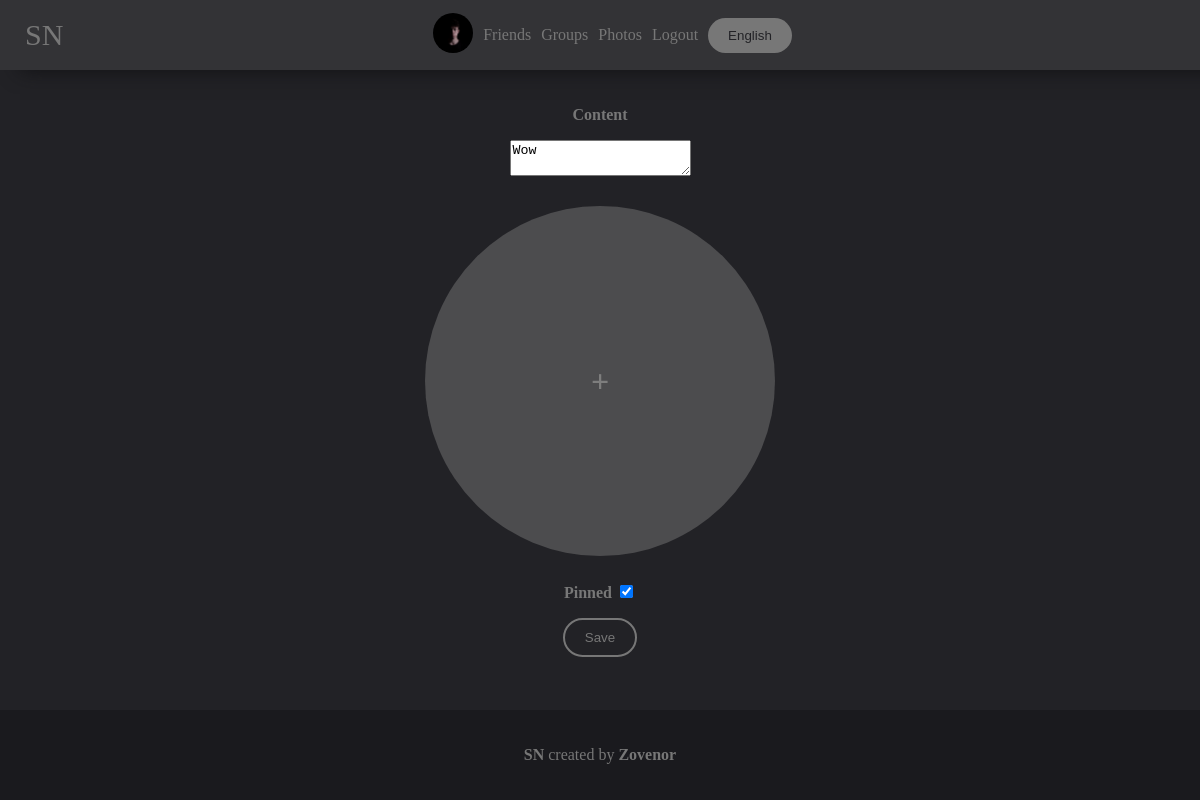
Page /edit_post?post=5 (signed in) on the earlier database version.
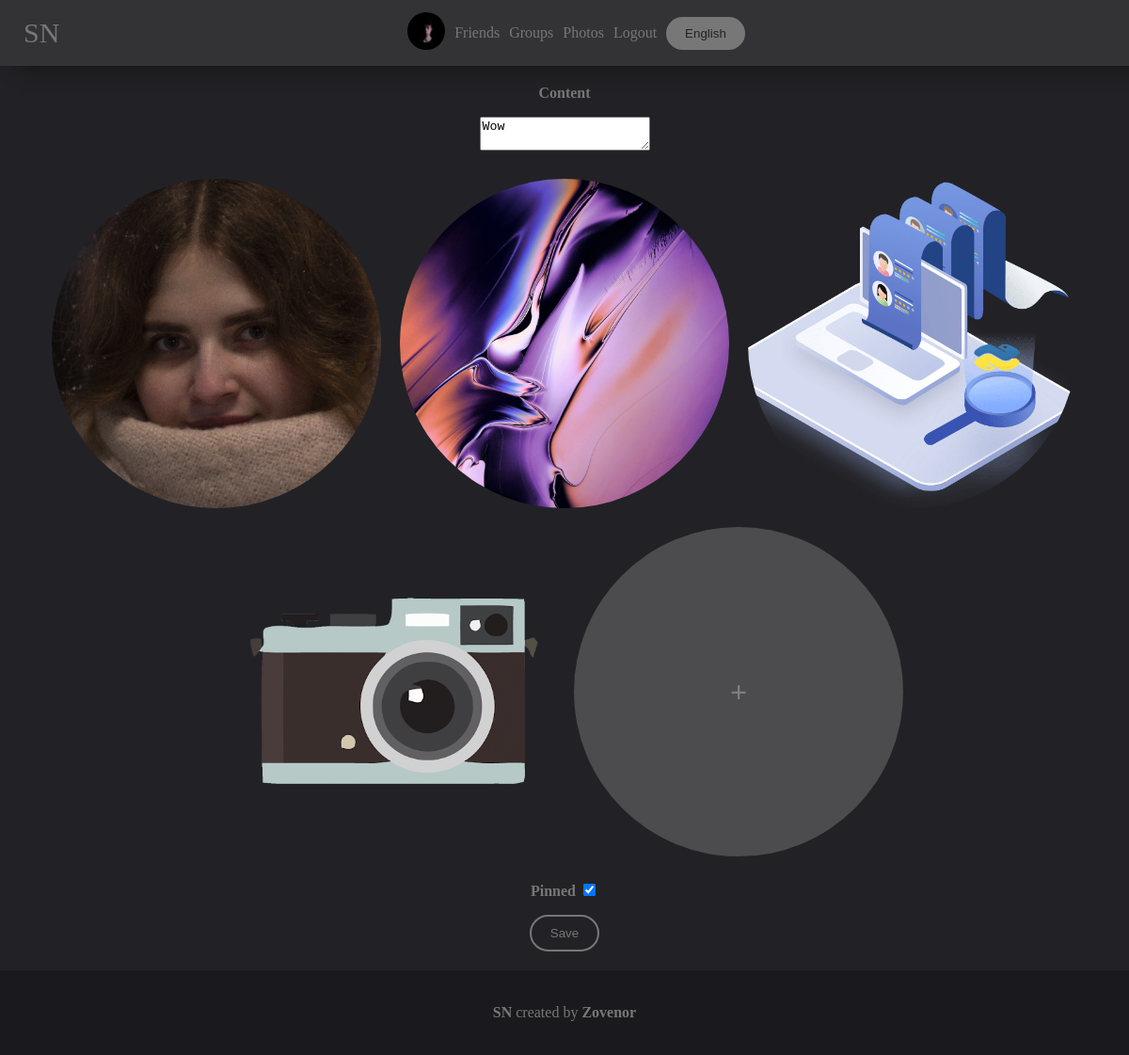
Same page on the later database version.
### mainpage/models.py (models this page shows)
class Photo(models.Model):
    photo = models.ImageField(upload_to='photos')
    date = models.DateTimeField(auto_now=True)
    user = models.ForeignKey(User, on_delete=models.SET_NULL, null=True)
    permissions = models.CharField(max_length=10, default="public")
    def __str__(self):
        return self.photo.url

### mainpage/views.py (the view, shortened to what this page needs)
# urls.py: path('edit_post', views.EditPostView.as_view()),
class EditPostView(View):
    @base
    @user_is_authenticated
    def get(self, request, content={}, *args, **kwargs):
        post = None
        if 'post' in request.GET:
            post = Post.objects.get(id=request.GET['post'])
            permissions = False
            try:
                if post.author[3:] == str(request.user.id):
                    permissions = True
            except:
                pass
            try:
                if content['your_user'] in Group.objects.get(id=post.author[2:]).editors.all() or content[
                    'your_user'] == Group.objects.get(id=post.author[2:]).admin:
                    permissions = True
            except:
                pass
            if permissions:
                if 'add_photo' in request.GET:
                    post.photos.add(Photo.objects.get(photo=request.GET['add_photo'][7:]))
            else:
                return redirect('/')
        content.update({
            'list': get_wordlist(request).EditPost,
            'post': post,
        })
        return render(request, 'mainpage/edit_post.html', content)

### mainpage/models.py (called while the page is built)
    def get_photo(self):
        if self.photo:
            return self.photo
        else:
            return settings.STATIC_URL + "/mainpage/img/user.png"

    def get_author(self):
        if self.author[0:3] == 'usr':
            return UserDetail.objects.get(user=User.objects.get(id=self.author[3:]))
        elif self.author[0:2] == "gr":
            return Group.objects.get(id=self.author[2:])
        else:
            return None

### mainpage/views.py (called while the page is built)
def base(func):
    def wrapper(self, request, content={}, *args, **kwargs):
        if request.user.is_authenticated:
            content.update({'your_user': UserDetail.objects.get(user=request.user)})
        return func(self, request, content=content, **kwargs)
    return wrapper

def user_is_authenticated(func):
    def redir(self, request):
        return redirect('/login')
    def wrapper(self, request, **kwargs):
        if request.user.is_authenticated:
            return func(self, request, **kwargs)
        else:
            return redir(self, request)
    return wrapper

### mainpage/templates/mainpage/edit_post.html (shortened to what this page needs)
{% extends 'mainpage/base.html' %}
{% load static %}
{% block content %}
    <link rel="stylesheet" href="{% static 'mainpage/edit_post.css' %}">
    <form method="POST">
        <b>{{ list.content }}</b>
        <p>
            <textarea name="text" type="text">{{ post.text }}</textarea>
        </p>
        <div class="photos">
            {% for el in post.photos.all %}
                <div class="photo">
                    <div onclick="del(this, {{ el.id }})" class="photo_img"
                         style="background-image: url('{{ el }}')"></div>
                </div>
            {% endfor %}
            <div class="photo">
                <a href="photos?add_photo=True&url={{ request.path }}?post={{ request.GET.post }}" class="photo_img_add"></a>
                <h1 class="btn_photo">+</h1>
            </div>
        </div>
        <p><b>{{ list.pinned }} </b>
            <input name="pinned" type="checkbox" {% if post.pinned == 1 %}checked{% endif %}>
        </p>
        <input class="button" value="{{ list.save }}" type="submit">
    </form>
{% endblock %}

Differences in the rows shown:
now on this page (row unchanged): Photo: photo (picture)
now on this page (row unchanged): Photo: photo (picture)
added Photo: photo (picture)
added Photo: photo (picture)
